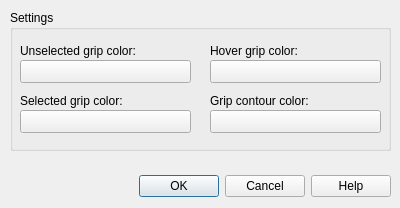
<?xml version="1.0" encoding="UTF-8"?>
<ui version="4.0">
 <class>GripColor_Dialog</class>
 <widget class="QDialog" name="GripColor_Dialog">
  <property name="geometry">
   <rect>
    <x>0</x>
    <y>0</y>
    <width>400</width>
    <height>208</height>
   </rect>
  </property>
  <property name="minimumSize">
   <size>
    <width>400</width>
    <height>208</height>
   </size>
  </property>
  <property name="maximumSize">
   <size>
    <width>400</width>
    <height>208</height>
   </size>
  </property>
  <property name="windowTitle">
   <string>Grip colors</string>
  </property>
  <widget class="QDialogButtonBox" name="buttonBox">
   <property name="geometry">
    <rect>
     <x>60</x>
     <y>170</y>
     <width>331</width>
     <height>32</height>
    </rect>
   </property>
   <property name="orientation">
    <enum>Qt::Horizontal</enum>
   </property>
   <property name="standardButtons">
    <set>QDialogButtonBox::Cancel|QDialogButtonBox::Help|QDialogButtonBox::Ok</set>
   </property>
  </widget>
  <widget class="QGroupBox" name="groupBox">
   <property name="geometry">
    <rect>
     <x>10</x>
     <y>10</y>
     <width>381</width>
     <height>141</height>
    </rect>
   </property>
   <property name="title">
    <string>Settings</string>
   </property>
   <widget class="QLabel" name="label">
    <property name="geometry">
     <rect>
      <x>10</x>
      <y>30</y>
      <width>171</width>
      <height>21</height>
     </rect>
    </property>
    <property name="text">
     <string>Unselected grip color:</string>
    </property>
   </widget>
   <widget class="QLabel" name="label_2">
    <property name="geometry">
     <rect>
      <x>200</x>
      <y>30</y>
      <width>171</width>
      <height>21</height>
     </rect>
    </property>
    <property name="text">
     <string>Hover grip color:</string>
    </property>
   </widget>
   <widget class="QLabel" name="label_3">
    <property name="geometry">
     <rect>
      <x>10</x>
      <y>80</y>
      <width>171</width>
      <height>21</height>
     </rect>
    </property>
    <property name="text">
     <string>Selected grip color:</string>
    </property>
   </widget>
   <widget class="QLabel" name="label_4">
    <property name="geometry">
     <rect>
      <x>200</x>
      <y>80</y>
      <width>171</width>
      <height>21</height>
     </rect>
    </property>
    <property name="text">
     <string>Grip contour color:</string>
    </property>
   </widget>
   <widget class="QPushButton" name="unselectedGripColorDummy">
    <property name="geometry">
     <rect>
      <x>10</x>
      <y>50</y>
      <width>171</width>
      <height>23</height>
     </rect>
    </property>
    <property name="text">
     <string/>
    </property>
   </widget>
   <widget class="QPushButton" name="selectedGripColorDummy">
    <property name="geometry">
     <rect>
      <x>10</x>
      <y>100</y>
      <width>171</width>
      <height>23</height>
     </rect>
    </property>
    <property name="text">
     <string/>
    </property>
   </widget>
   <widget class="QPushButton" name="hoverGripColorDummy">
    <property name="geometry">
     <rect>
      <x>200</x>
      <y>50</y>
      <width>171</width>
      <height>23</height>
     </rect>
    </property>
    <property name="text">
     <string/>
    </property>
   </widget>
   <widget class="QPushButton" name="contourGripColorDummy">
    <property name="geometry">
     <rect>
      <x>200</x>
      <y>100</y>
      <width>171</width>
      <height>23</height>
     </rect>
    </property>
    <property name="text">
     <string/>
    </property>
   </widget>
  </widget>
 </widget>
 <resources/>
 <connections>
  <connection>
   <sender>buttonBox</sender>
   <signal>rejected()</signal>
   <receiver>GripColor_Dialog</receiver>
   <slot>reject()</slot>
   <hints>
    <hint type="sourcelabel">
     <x>316</x>
     <y>260</y>
    </hint>
    <hint type="destinationlabel">
     <x>286</x>
     <y>207</y>
    </hint>
   </hints>
  </connection>
  <connection>
   <sender>buttonBox</sender>
   <signal>helpRequested()</signal>
   <receiver>GripColor_Dialog</receiver>
   <slot>ButtonHELP_Pressed()</slot>
   <hints>
    <hint type="sourcelabel">
     <x>142</x>
     <y>183</y>
    </hint>
    <hint type="destinationlabel">
     <x>135</x>
     <y>207</y>
    </hint>
   </hints>
  </connection>
  <connection>
   <sender>buttonBox</sender>
   <signal>accepted()</signal>
   <receiver>GripColor_Dialog</receiver>
   <slot>ButtonBOX_Accepted()</slot>
   <hints>
    <hint type="sourcelabel">
     <x>168</x>
     <y>185</y>
    </hint>
    <hint type="destinationlabel">
     <x>123</x>
     <y>207</y>
    </hint>
   </hints>
  </connection>
 </connections>
 <slots>
  <slot>ButtonBOX_Accepted()</slot>
  <slot>ButtonHELP_Pressed()</slot>
 </slots>
</ui>
